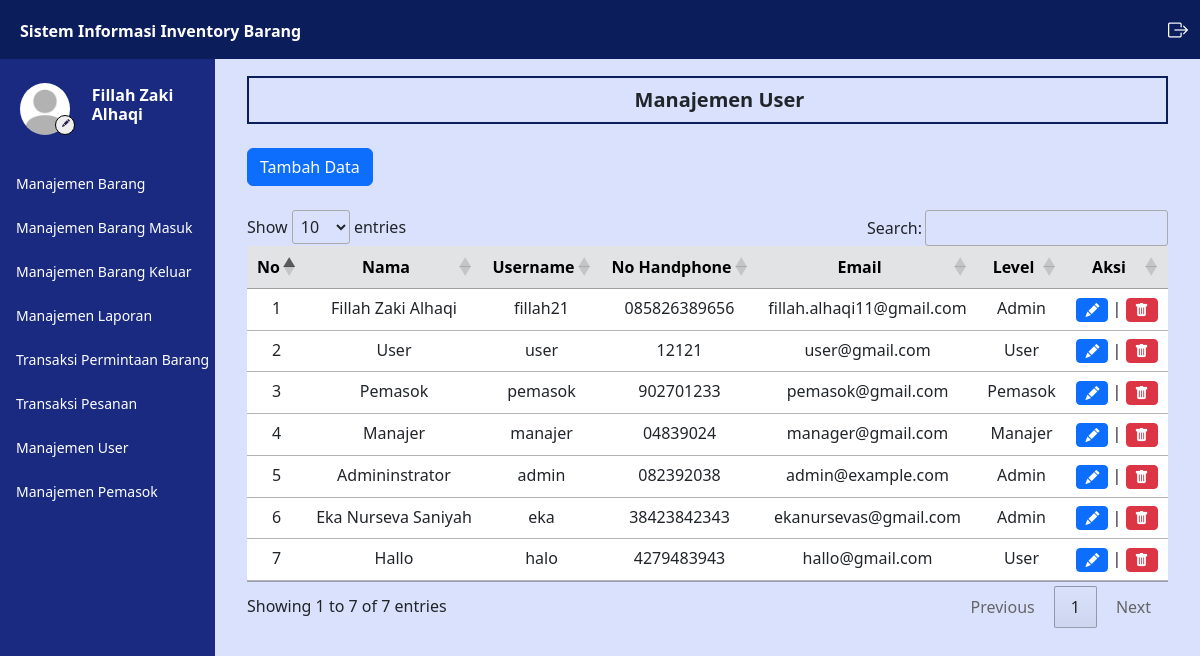
/admin/user.php (signed in), run on an earlier commit of the app's database.
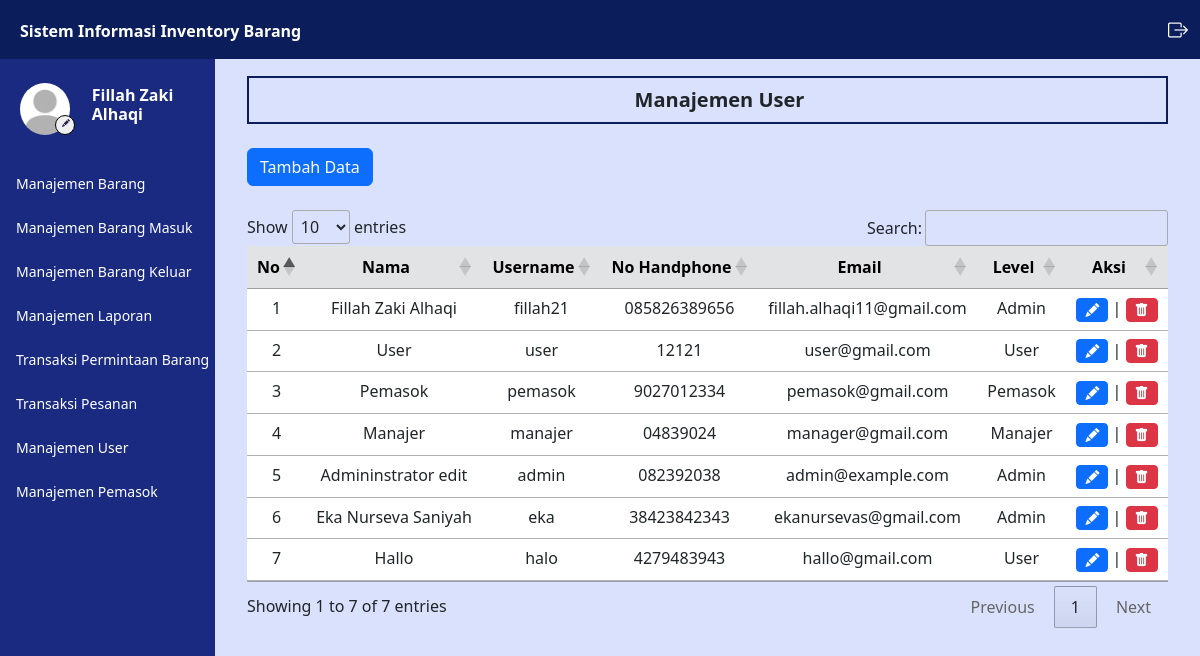
And on a later commit of the database.
### tables this page shows
CREATE TABLE `user` (
  `iduser` int(11) NOT NULL,
  `username` varchar(50) NOT NULL,
  `password` varchar(100) NOT NULL,
  `nama` varchar(50) NOT NULL,
  `email` varchar(50) NOT NULL,
  `telepon` varchar(50) NOT NULL,
  `alamat` text NOT NULL,
  `instansi` varchar(50) DEFAULT NULL,
  `level` varchar(10) NOT NULL,
  `foto` varchar(100) DEFAULT NULL
);

### controller/MainController.php (called while the page is built, shortened)
<?php
    $conn = mysqli_connect("localhost","root","","inventory");
    function query($query) {
        global $conn;
        $result = mysqli_query($conn, $query);
        $rows = [];
        while ($row = mysqli_fetch_assoc($result)) {
            $rows[] = $row;
        }
        return $rows;
    }
    function generateRandomKey()
    {
        $keyLength = 32;
        $randomBytes = openssl_random_pseudo_bytes($keyLength, $strong);
        if (!$strong) {
            $randomBytes = random_bytes($keyLength);
        }
        return base64_encode($randomBytes);
    }
    function enkripsi($kata)
    {
        $key = generateRandomKey();
        $string = openssl_encrypt($kata, 'AES-256-CBC', $key, 0, substr($key, 0, 16));
        $hasilEnkripsi = base64_encode($key . $string);
        return $hasilEnkripsi;
    }
    function dekripsi($kata)
    {
        $string = base64_decode($kata);
        $key = substr($string, 0, 44);
        $enkripsi = substr($string, 44);
        $hasil = openssl_decrypt($enkripsi, 'AES-256-CBC', $key, 0, substr($key, 0, 16));
        return $hasil;
    }
    function cari_user() {
        $id = dekripsi($_COOKIE['SIIB']);
        $result = query("SELECT * FROM user WHERE iduser = '$id'");
        if(count($result) == 1) {
            $result = $result[0];
            return $result;
        } else {
            echo "<script>
                    document.location.href='../logout.php';
                  </script>";
            exit;
        }
    }
    function validasi_admin() {
        $result = cari_user();
    }
?>

### admin/user.php (the view, shortened to what this page needs)
<?php
    $data_user = query("SELECT * FROM user");
?>
<html lang="en">
<head>
    <link href="https://cdn.jsdelivr.net/npm/bootstrap@5.3.0/dist/css/bootstrap.min.css" rel="stylesheet"
>
    <link rel="stylesheet" href="https://cdn.datatables.net/1.13.4/css/jquery.dataTables.min.css">
    <link rel="stylesheet" href="https://cdn.jsdelivr.net/npm/bootstrap-icons@1.11.3/font/bootstrap-icons.min.css">
    <link rel="stylesheet" href="../style.css">
</head>
<body>
    <div class="content">
        <?php
        require_once('../navbar/navbar.php');
        ?>
        <div class="main-container m-0">
            <div class="d-flex">
                <?php
                require_once('../navbar/sidebar.php');
                ?>
                <div class="contents px-3 py-3 mx-3">
                    <div class="box1">
                        <h5 class="text-dark mb-0 ms-4 text-center fw-bold">
                            Manajemen User
                        </h5>
                    </div>
                    <div class="mt-4 ">
                        <a class="btn btn-primary" href="../insert/user.php">Tambah Data</a>
                    </div>
                    <div class="mt-4">
                        <table id="example" class="table table-hover text-center">
                            <thead>
                                <tr class="table-secondary">
                                    <th class="text-center" scope="col">No</th>
                                    <th class="text-center" scope="col">Nama</th>
                                    <th class="text-center" scope="col">Username</th>
                                    <th class="text-center" scope="col">No Handphone</th>
                                    <th class="text-center" scope="col">Email</th>
                                    <th class="text-center" scope="col">Level</th>
                                    <th class="text-center" scope="col">Aksi</th>
                                </tr>
                            </thead>
                            <tbody>
                                <?php
                                    $i = 1;
                                    foreach($data_user as $daus) :
                                ?>
                                    <tr>
                                        <td>
                                            <?= $i; ?>
                                        </td>
                                        <td>
                                            <?= $daus['nama']; ?>
                                        </td>
                                        <td>
                                            <?= $daus['username']; ?>
                                        </td>
                                        <td>
                                            <?= $daus['telepon']; ?>
                                        </td>
                                        <td>
                                            <?= $daus['email']; ?>
                                        </td>
                                        <td>
                                            <?= $daus['level']; ?>
                                        </td>
                                        <td>
                                            <a href="../edit/user.php?id=<?= enkripsi($daus['iduser']); ?>" class="btn btn-sm btn-primary">
                                                <i class="bi bi-pencil-fill"></i>
                                            </a>
                                            |
                                            <button type="button" class="btn  btn-danger btn-sm" id="delete" data-bs-toggle="modal" data-bs-target="#delete_<?= $daus['iduser']; ?>">
                                                <i class="bi bi-trash-fill"></i>
                                            </button>
                                        </td>
                                    </tr>
                                <?php
                                    $i++;
                                    endforeach;
                                ?>
                            </tbody>
                        </table>
                    </div>
                </div>
            </div>
        </div>
    </div>
</body>
</html>

### navbar/navbar.php (shortened to what this page needs)
<?php
    require_once '../controller/MainController.php';
    $user = cari_user();
?>
<nav class="navbar navbar-expand-lg">
    <div class="container-fluid">
        <div class="collapse navbar-collapse" id="navbarSupportedContent">
            <ul class="navbar-nav mb-2 mb-lg-0">
                <li class="nav-item">
                    <a class="nav-link active text-white fw-semibold" aria-current="page" href="index.php">
                        Sistem Informasi Inventory Barang
                    </a>
                </li>
            </ul>
            <div class="d-flex ms-auto">
                <a href="../logout.php" class="nav-link text-white text-decoration-none">
                    <i class="bi bi-box-arrow-right fs-5"></i>
                </a>
            </div>
        </div>
    </div>
</nav>

### navbar/sidebar.php
<?php
    validasi_admin();
?>
<div class="sidebar" id="side_nav">
    <div class="content-side">
        <div class="profil pt-3">
            <div class="row d-flex align-items-center">
                <div class="col-sm-5 me-0">
                    <img src="../img/profil/<?= $user['foto']; ?>" class="rounded-circle" alt="profi">
                    <a href="../admin/profil.php">
                        <button class="rounded-circle"><i class="bi bi-pencil-fill"></i></button>
                    </a>
                </div>
                <div class="col-sm-7 text-white pe-3 p-0 m-0">
                    <h6 class="fw-bold">
                        <?= $user['nama']; ?>
                    </h6>
                </div>
            </div>
        </div>
        <div class="">
            <ul class="list-unstyled pt-3 fw-medium">
                <li class="">
                    <a href="../admin/barang.php" class="text-decoration-none d-block">
                        <span>Manajemen Barang</span>
                    </a>
                </li>
                <li class="">
                    <a href="../admin/barang_masuk.php" class="text-decoration-none d-block">
                        <span>Manajemen Barang Masuk</span>
                    </a>
                </li>
                <li class="">
                    <a href="../admin/barang_keluar.php" class="text-decoration-none d-block">
                        <span>Manajemen Barang Keluar</span>
                    </a>
                </li>
                <li class="">
                    <a href="../admin/laporan.php" class="text-decoration-none d-block">
                        <span>Manajemen Laporan</span>
                    </a>
                </li>
                <li class="">
                    <a href="../admin/transaksi.php" class="text-decoration-none d-block">
                        <span>Transaksi Permintaan Barang</span>
                    </a>
                </li>
                <li class="">
                    <a href="../admin/transaksi_pesan.php" class="text-decoration-none d-block">
                        <span>Transaksi Pesanan</span>
                    </a>
                </li>
                <li class="">
                    <a href="../admin/user.php" class="text-decoration-none d-block">
                        <span>Manajemen User</span>
                    </a>
                </li>
                <li class="">
                    <a href="../admin/pemasok.php" class="text-decoration-none d-block">
                        <span>Manajemen Pemasok</span>
                    </a>
                </li>
            </ul>
        </div>
    </div>
</div>

### style.css (style rules this page uses)
body { background: #d9e1fc; margin: 0; padding: 0; border: 0; }
.content { min-height: 100vh; width: 100%; }
.sidebar { background: #192a80; min-width: 215px; max-width: 215px; transition: all ease-in 0.3s; min-height: 100vh; }
.sidebar ul { padding: 0 11px; }
.sidebar li { margin: 7px 0; }
.sidebar li a { color: white; padding: 8px 5px; font-size: 14px; margin-left: 0; }
.content-side { position: fixed; margin-top: 60px; }
.sidebar .profil img { width: 50px; height: 66px; margin-left:20px; padding: 7px 0; display: block; transition: all ease-in 0.3s; object-fit: cover; }
.sidebar .profil button { border: 1px solid black; position: absolute; margin-top: -27px; margin-left: 55px; width: 20px; height: 20px; }
.sidebar .profil button i { font-size: 8px; color: #272247; margin-top: -6px; margin-left: -3px; position: absolute; }
.navbar { z-index: 1; display: flex; position: fixed; width: 100%; }
.content .navbar { background: #0b1d5b; }
.content .navbar li a { margin-top: 3px; }
.contents { width: 100%; margin-top: 60px; }
.box1 { border: #0b1d5b solid 2px; padding: 10px; }

What changed in the data, as far as the page shows it:
changed user "Pemasok": telepon "902701233" → "9027012334"
changed user "admin": nama "Admininstrator" → "Admininstrator edit"
